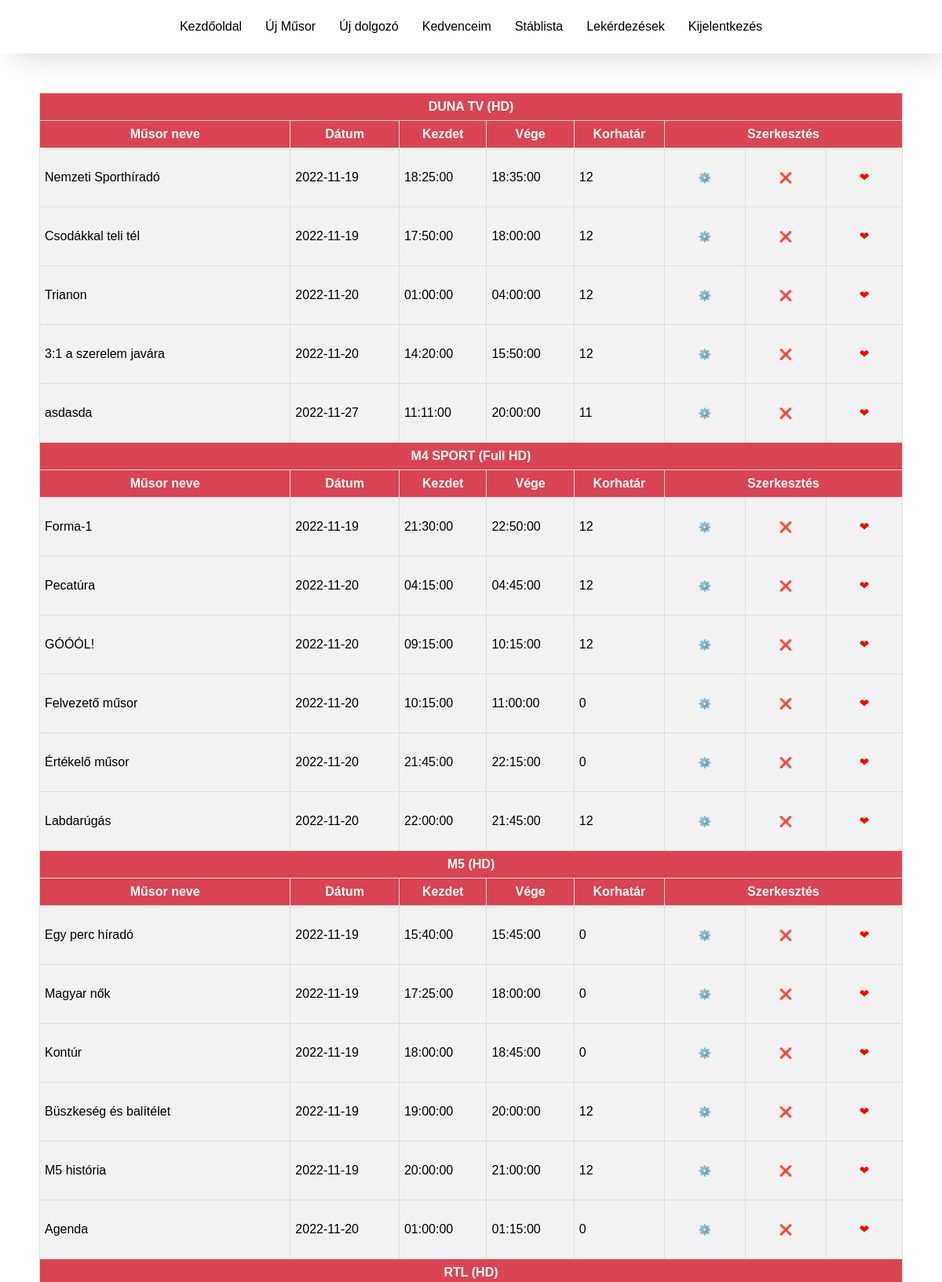
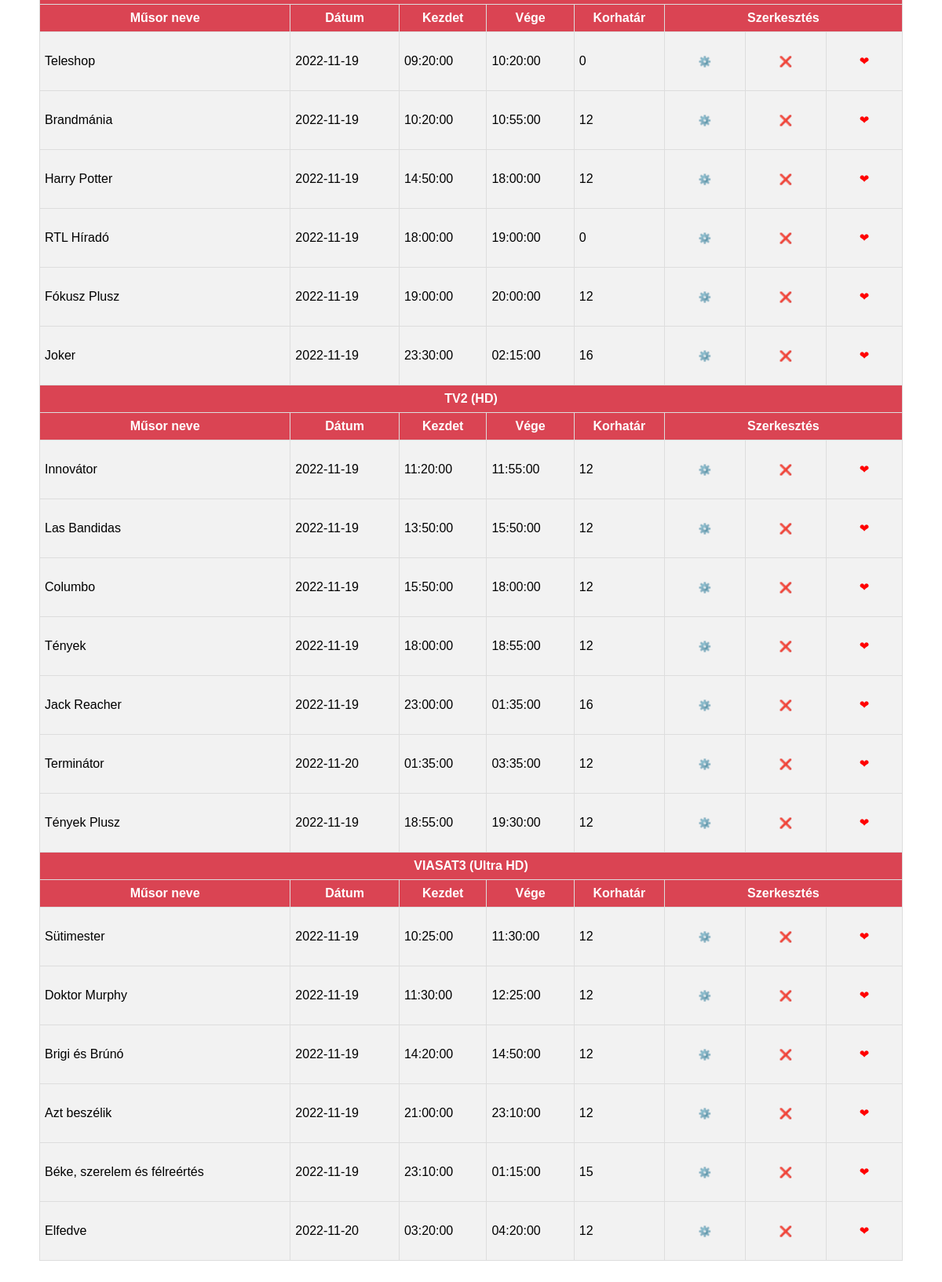
Page /kezdolap.php (signed in) on the committed database (2 pictures, top to bottom).
### tables this page shows
CREATE TABLE `tvcsatorna` (
  `CsatornaNev` varchar(20) NOT NULL,
  `Felbontas` varchar(10) NOT NULL
);

CREATE TABLE `leadja` (
  `MusorId` int(11) NOT NULL,
  `Datum` date NOT NULL,
  `Mettol` time NOT NULL,
  `Meddig` time NOT NULL,
  `CsatornaNev` varchar(20) DEFAULT NULL
);

CREATE TABLE `musor` (
  `MusorId` int(11) NOT NULL,
  `Hossz` int(3) NOT NULL,
  `Nev` varchar(30) NOT NULL,
  `Korhatar` int(2) NOT NULL,
  `CsatornaNev` varchar(20) DEFAULT NULL
);

### kezdolap.php (the view, shortened to what this page needs)
<!DOCTYPE HTML>
<html lang="hu">
    <head>
        <link rel="stylesheet" href="style.css">
    </head>
    <body>
        <?php
            include_once("fuggvenyek.php");
            include_once("index.php");
    if(!($connect = konyvtarhozcsatlakozas())) die();
    $tvcsatornak = mysqli_query($connect, "SELECT * FROM tvcsatorna");
    echo '<div class="container">';
        echo '<table>';
        while ($csatornaksorok = mysqli_fetch_assoc($tvcsatornak))
        {
            echo '<tr>';
                $aktualiscsatorna = $csatornaksorok['CsatornaNev'];
                echo '<th colspan=8>' . $aktualiscsatorna ." (".$csatornaksorok["Felbontas"].") ". '</th>';
            echo '</tr>';
            echo '<tr>';
                echo '<th>' . "Műsor neve". '</th>';
                echo '<th>'. "Dátum". '</th>';
                echo '<th>'. "Kezdet". '</th>';
                echo '<th>'. "Vége". '</th>';
                echo '<th>'. "Korhatár". '</th>';
                echo '<th colspan="3">'. "Szerkesztés". '</th>';
            echo '</tr>';
            $musorok = mysqli_query($connect, "SELECT * from `musor` join leadja on musor.MusorId = leadja.MusorId where musor.CsatornaNev = '$aktualiscsatorna'");
            while ($musorsorok = mysqli_fetch_assoc($musorok))
            {
                echo '<form action = "musorszerkesztes_1.php" method = "POST">';
                echo '<tr>';
                    echo '<td>' . $musorsorok["Nev"].'</td>';
                    echo '<td>' . $musorsorok["Datum"].'</td>';
                    echo '<td>' . $musorsorok["Mettol"].'</td>';
                    echo '<td>' . $musorsorok["Meddig"].'</td>';
                    echo '<td>' . $musorsorok["Korhatar"].'</td>';
                    echo '<td style="text-align: center;"><input type = "submit" value = "⚙️" title = "Szerkesztés"></td>';
                    echo '</form>';
                echo '<form action = "musortorles.php" method = "POST">';
                    echo '<td style="text-align: center;"><input type = "submit" value = "❌" title = "Törlés"></td>';
                echo '</form>';
                echo '<form action = "kedvencekhezad.php" method = "POST">';
                    echo '<td style="text-align: center;"><input type = "submit" style="color: red; font-size: 15px;" value = "❤" title = "Kedvencekhez adás"></td>';
                echo '</form>';
            }
        }
        echo '</table>';
    echo '</div>';
        ?>
    </body>
</html>

### index.php (shortened to what this page needs)
<!DOCTYPE HTML>
<html lang="hu">
    <head>
        <link rel="stylesheet" href="style.css">
    </head>
    <body>
    <header>
                <nav>
                    <ul>
                        <li><a href="kezdolap.php">Kezdőoldal</a></li>
                        <li><a href="musorok.php">Új Műsor</a></li>
                        <li><a href="dolgozo.php">Új dolgozó</a></li>
                        <li><a href="kedvencek.php">Kedvenceim</a></li>
                        <li><a href="stablista.php">Stáblista</a></li>
                        <li><a href="lekerdezesek.php">Lekérdezések</a></li>
                        <li><a href="kijelentkezes.php">Kijelentkezés</a></li>
                    </ul>
                </nav>
    </header>
</html>

### style.css (style rules this page uses)
* { margin: 0; padding: 0; box-sizing: border-box; font-family: Arial, Helvetica, sans-serif; }
header { position: relative; top: 0; left: 0; width: 100%; background-color: #fff; box-shadow: 10px 10px 40px -10px rgba(0,0,0,0.2); }
header nav ul { display: flex; justify-content: center; list-style: none; }
header nav ul li { padding: 25px 15px; }
header nav ul li a { color: black; text-decoration: none; }
.container { padding: 50px; }
table { border-collapse: collapse; width: 100%; }
table td, table th { border: 1px solid #ddd; padding: 6px; }
table tr:nth-child(even) { background-color: #f2f2f2; }
table th { padding: 8px 5px; text-align: center; background-color: #da4453; color: white; }
table, th, td { border: 1px solid; }
table input[type="submit"] { background-color: transparent; outline: none; border: none; cursor: pointer; }
form { width: 50%; }
input[type="submit"] { width: 100%; background-color: #da4453; color: white; padding: 14px 20px; margin: 8px 0; border: none; border-radius: 4px; cursor: pointer; }

### rows in the picture
tvcsatorna: CsatornaNev "DUNA TV", Felbontas "HD"
leadja: MusorId.Nev "Nemzeti Sporthíradó", Datum "2022-11-19", Mettol "18:25:00", Meddig "18:35:00", MusorId.Korhatar "12"
leadja: MusorId.Nev "Csodákkal teli tél", Datum "2022-11-19", Mettol "17:50:00", Meddig "18:00:00", MusorId.Korhatar "12"
leadja: MusorId.Nev "Trianon", Datum "2022-11-20", Mettol "01:00:00", Meddig "04:00:00", MusorId.Korhatar "12"
leadja: MusorId.Nev "3:1 a szerelem javára", Datum "2022-11-20", Mettol "14:20:00", Meddig "15:50:00", MusorId.Korhatar "12"
leadja: MusorId.Nev "asdasda", Datum "2022-11-27", Mettol "11:11:00", Meddig "20:00:00", MusorId.Korhatar "11"
tvcsatorna: CsatornaNev "M4 SPORT", Felbontas "Full HD"
leadja: MusorId.Nev "Forma-1", Datum "2022-11-19", Mettol "21:30:00", Meddig "22:50:00", MusorId.Korhatar "12"
leadja: MusorId.Nev "Pecatúra", Datum "2022-11-20", Mettol "04:15:00", Meddig "04:45:00", MusorId.Korhatar "12"
leadja: MusorId.Nev "GÓÓÓL!", Datum "2022-11-20", Mettol "09:15:00", Meddig "10:15:00", MusorId.Korhatar "12"
leadja: MusorId.Nev "Felvezető műsor", Datum "2022-11-20", Mettol "10:15:00", Meddig "11:00:00", MusorId.Korhatar "0"
leadja: MusorId.Nev "Értékelő műsor", Datum "2022-11-20", Mettol "21:45:00", Meddig "22:15:00", MusorId.Korhatar "0"
leadja: MusorId.Nev "Labdarúgás", Datum "2022-11-20", Mettol "22:00:00", Meddig "21:45:00", MusorId.Korhatar "12"
tvcsatorna: CsatornaNev "M5", Felbontas "HD"
leadja: MusorId.Nev "Egy perc híradó", Datum "2022-11-19", Mettol "15:40:00", Meddig "15:45:00", MusorId.Korhatar "0"
leadja: MusorId.Nev "Magyar nők", Datum "2022-11-19", Mettol "17:25:00", Meddig "18:00:00", MusorId.Korhatar "0"
leadja: MusorId.Nev "Kontúr", Datum "2022-11-19", Mettol "18:00:00", Meddig "18:45:00", MusorId.Korhatar "0"
leadja: MusorId.Nev "Büszkeség és balítélet", Datum "2022-11-19", Mettol "19:00:00", Meddig "20:00:00", MusorId.Korhatar "12"
leadja: MusorId.Nev "M5 história", Datum "2022-11-19", Mettol "20:00:00", Meddig "21:00:00", MusorId.Korhatar "12"
leadja: MusorId.Nev "Agenda", Datum "2022-11-20", Mettol "01:00:00", Meddig "01:15:00", MusorId.Korhatar "0"
tvcsatorna: CsatornaNev "RTL", Felbontas "HD"
leadja: MusorId.Nev "Teleshop", Datum "2022-11-19", Mettol "09:20:00", Meddig "10:20:00", MusorId.Korhatar "0"
leadja: MusorId.Nev "Brandmánia", Datum "2022-11-19", Mettol "10:20:00", Meddig "10:55:00", MusorId.Korhatar "12"
leadja: MusorId.Nev "Harry Potter", Datum "2022-11-19", Mettol "14:50:00", Meddig "18:00:00", MusorId.Korhatar "12"
leadja: MusorId.Nev "RTL Híradó", Datum "2022-11-19", Mettol "18:00:00", Meddig "19:00:00", MusorId.Korhatar "0"
leadja: MusorId.Nev "Fókusz Plusz", Datum "2022-11-19", Mettol "19:00:00", Meddig "20:00:00", MusorId.Korhatar "12"
leadja: MusorId.Nev "Joker", Datum "2022-11-19", Mettol "23:30:00", Meddig "02:15:00", MusorId.Korhatar "16"
tvcsatorna: CsatornaNev "TV2", Felbontas "HD"
leadja: MusorId.Nev "Innovátor", Datum "2022-11-19", Mettol "11:20:00", Meddig "11:55:00", MusorId.Korhatar "12"
leadja: MusorId.Nev "Las Bandidas", Datum "2022-11-19", Mettol "13:50:00", Meddig "15:50:00", MusorId.Korhatar "12"
leadja: MusorId.Nev "Columbo", Datum "2022-11-19", Mettol "15:50:00", Meddig "18:00:00", MusorId.Korhatar "12"
leadja: MusorId.Nev "Tények", Datum "2022-11-19", Mettol "18:00:00", Meddig "18:55:00", MusorId.Korhatar "12"
leadja: MusorId.Nev "Jack Reacher", Datum "2022-11-19", Mettol "23:00:00", Meddig "01:35:00", MusorId.Korhatar "16"
leadja: MusorId.Nev "Terminátor", Datum "2022-11-20", Mettol "01:35:00", Meddig "03:35:00", MusorId.Korhatar "12"
leadja: MusorId.Nev "Tények Plusz", Datum "2022-11-19", Mettol "18:55:00", Meddig "19:30:00", MusorId.Korhatar "12"
tvcsatorna: CsatornaNev "VIASAT3", Felbontas "Ultra HD"
leadja: MusorId.Nev "Sütimester", Datum "2022-11-19", Mettol "10:25:00", Meddig "11:30:00", MusorId.Korhatar "12"
leadja: MusorId.Nev "Doktor Murphy", Datum "2022-11-19", Mettol "11:30:00", Meddig "12:25:00", MusorId.Korhatar "12"
leadja: MusorId.Nev "Brigi és Brúnó", Datum "2022-11-19", Mettol "14:20:00", Meddig "14:50:00", MusorId.Korhatar "12"
leadja: MusorId.Nev "Azt beszélik", Datum "2022-11-19", Mettol "21:00:00", Meddig "23:10:00", MusorId.Korhatar "12"
leadja: MusorId.Nev "Béke, szerelem és félreértés", Datum "2022-11-19", Mettol "23:10:00", Meddig "01:15:00", MusorId.Korhatar "15"
leadja: MusorId.Nev "Elfedve", Datum "2022-11-20", Mettol "03:20:00", Meddig "04:20:00", MusorId.Korhatar "12"
